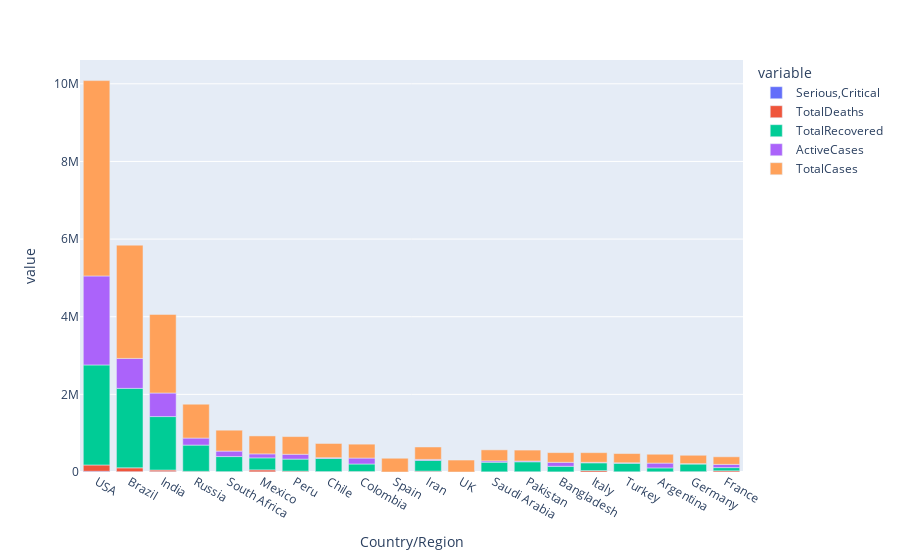

Notebook code cell kept with this figure:
### Code cell
px.bar(usa_country_wise.iloc[0:20], x='Country/Region', y=['Serious,Critical','TotalDeaths','TotalRecovered','ActiveCases','TotalCases'])

### Figure 1 — Plotly figure (JSON) as saved in the notebook; plotly's stock layout.template omitted (floating-point values rounded to 4 significant figures)
{"data": [{"hovertemplate": "variable=Serious,Critical<br>Country/Region=%{x}<br>value=%{y}<extra></extra>", "legendgroup": "Serious,Critical", "marker": {"color": "#636efa", "pattern": {"shape": ""}}, "name": "Serious,Critical", "orientation": "v", "showlegend": true, "textposition": "auto", "type": "bar", "x": ["USA", "Brazil", "India", "Russia", "South Africa", "Mexico", "Peru", "Chile", "Colombia", "Spain", "Iran", "UK", "Saudi Arabia", "Pakistan", "Bangladesh", "Italy", "Turkey", "Argentina", "Germany", "France"], "xaxis": "x", "y": [18300.0, 8318.0, 8944.0, 2300.0, 539.0, 3987.0, 1426.0, 1358.0, 1493.0, 617.0, 4156.0, 73.0, 1915.0, 809.0, NaN, 42.0, 580.0, 1150.0, 236.0, 384.0], "yaxis": "y"}, {"hovertemplate": "variable=TotalDeaths<br>Country/Region=%{x}<br>value=%{y}<extra></extra>", "legendgroup": "TotalDeaths", "marker": {"color": "#EF553B", "pattern": {"shape": ""}}, "name": "TotalDeaths", "orientation": "v", "showlegend": true, "textposition": "auto", "type": "bar", "x": ["USA", "Brazil", "India", "Russia", "South Africa", "Mexico", "Peru", "Chile", "Colombia", "Spain", "Iran", "UK", "Saudi Arabia", "Pakistan", "Bangladesh", "Italy", "Turkey", "Argentina", "Germany", "France"], "xaxis": "x", "y": [162800.0, 98640.0, 41640.0, 14610.0, 9604.0, 50520.0, 20420.0, 9889.0, 11940.0, 28500.0, 17980.0, 46410.0, 3055.0, 6035.0, 3306.0, 35190.0, 5798.0, 4251.0, 9252.0, 30310.0], "yaxis": "y"}, {"hovertemplate": "variable=TotalRecovered<br>Country/Region=%{x}<br>value=%{y}<extra></extra>", "legendgroup": "TotalRecovered", "marker": {"color": "#00cc96", "pattern": {"shape": ""}}, "name": "TotalRecovered", "orientation": "v", "showlegend": true, "textposition": "auto", "type": "bar", "x": ["USA", "Brazil", "India", "Russia", "South Africa", "Mexico", "Peru", "Chile", "Colombia", "Spain", "Iran", "UK", "Saudi Arabia", "Pakistan", "Bangladesh", "Italy", "Turkey", "Argentina", "Germany", "France"], "xaxis": "x", "y": [2577000.0, 2048000.0, 1377000.0, 676400.0, 387300.0, 308800.0, 310300.0, 340200.0, 192400.0, NaN, 277500.0, NaN, 247100.0, 256100.0, 143800.0, 201300.0, 220500.0, 99850.0, 196200.0, 82460.0], "yaxis": "y"}, {"hovertemplate": "variable=ActiveCases<br>Country/Region=%{x}<br>value=%{y}<extra></extra>", "legendgroup": "ActiveCases", "marker": {"color": "#ab63fa", "pattern": {"shape": ""}}, "name": "ActiveCases", "orientation": "v", "showlegend": true, "textposition": "auto", "type": "bar", "x": ["USA", "Brazil", "India", "Russia", "South Africa", "Mexico", "Peru", "Chile", "Colombia", "Spain", "Iran", "UK", "Saudi Arabia", "Pakistan", "Bangladesh", "Italy", "Turkey", "Argentina", "Germany", "France"], "xaxis": "x", "y": [2293000.0, 771300.0, 606400.0, 180900.0, 141300.0, 103300.0, 124600.0, 16610.0, 153400.0, NaN, 24680.0, NaN, 34080.0, 19770.0, 102500.0, 12690.0, 10920.0, 124100.0, 9758.0, 82860.0], "yaxis": "y"}, {"hovertemplate": "variable=TotalCases<br>Country/Region=%{x}<br>value=%{y}<extra></extra>", "legendgroup": "TotalCases", "marker": {"color": "#FFA15A", "pattern": {"shape": ""}}, "name": "TotalCases", "orientation": "v", "showlegend": true, "textposition": "auto", "type": "bar", "x": ["USA", "Brazil", "India", "Russia", "South Africa", "Mexico", "Peru", "Chile", "Colombia", "Spain", "Iran", "UK", "Saudi Arabia", "Pakistan", "Bangladesh", "Italy", "Turkey", "Argentina", "Germany", "France"], "xaxis": "x", "y": [5032000.0, 2918000.0, 2025000.0, 871900.0, 538200.0, 462700.0, 455400.0, 366700.0, 357700.0, 354500.0, 320100.0, 308100.0, 284200.0, 281900.0, 249700.0, 249200.0, 237300.0, 228200.0, 215200.0, 195600.0], "yaxis": "y"}], "layout": {"barmode": "relative", "legend": {"title": {"text": "variable"}, "tracegroupgap": 0}, "margin": {"t": 60}, "xaxis": {"anchor": "y", "domain": [0, 1], "title": {"text": "Country/Region"}}, "yaxis": {"anchor": "x", "domain": [0, 1], "title": {"text": "value"}}}}
